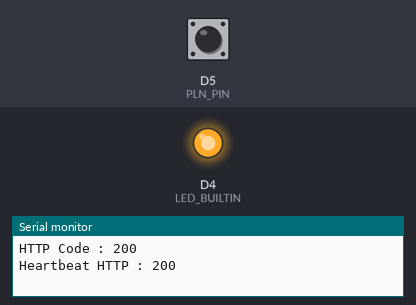
Recording of a sketch running on a simulated ESP8266 (Wemos D1 mini). Shown: output pins drawn as LEDs (lit = HIGH, except the on-board LED, lit = LOW), the last lines printed to the serial monitor. Dashed ring = blinking. Inputs (shaded band) come from the test bench; at power-on: D5 (PLN_PIN) HIGH. WiFi joins after 1.5 s; servers stay silent unless stated; uploads are accepted with an empty reply.

Above: at 2.0 s.
At 3.1 s:
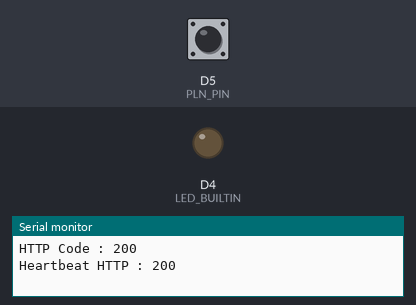
3.2 s: D5 (PLN_PIN) pulled LOW for 0.15 s
At 4.9 s:
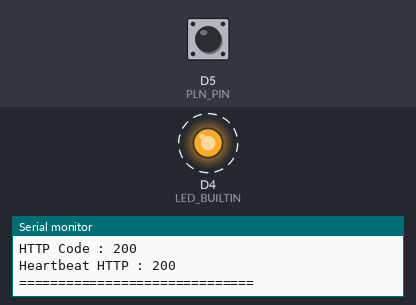
Timing chart, 0 to 12.2 s (numbered marks = the images above; inputs shaded):
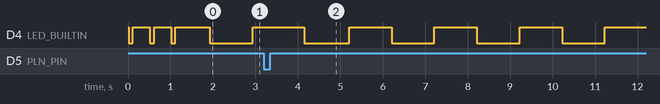

Measured:
- by itself, D4 (LED_BUILTIN): alternates HIGH for 1.0 s and LOW for 1.0 s

The sketch:

esp-ups-guardian.ino
```cpp
#include <ESP8266WiFi.h>
#include <ESP8266HTTPClient.h>

#define FW_VERSION  "0.2.0"
#define DEVICE_NAME "Frigate-01"
#define DEVICE_MODEL "ESP8266-D1Mini"

#define PLN_PIN D5

const char* WIFI_SSID = "xxxxxxxxx";
const char* WIFI_PASS = "xxxxxxx";

const char* SERVER_IP = "xx.xxx.xx.xx";
const int SERVER_PORT = 8080;

WiFiClient client;
HTTPClient http;

unsigned long lastBlink = 0;
unsigned long lastHeartbeat = 0;

bool ledState = false;
bool lastState = HIGH;

//
// CONNECT WIFI
//

void connectWifi() {

    if (WiFi.status() == WL_CONNECTED)
        return;

    Serial.println();
    Serial.println("================================");
    Serial.println("Connecting WiFi...");
    Serial.println("================================");

    WiFi.mode(WIFI_STA);
    WiFi.hostname("ESP-UPS-Guardian");
    WiFi.begin(WIFI_SSID, WIFI_PASS);

    unsigned long start = millis();

    while (WiFi.status() != WL_CONNECTED) {

        Serial.print(".");

        digitalWrite(LED_BUILTIN, LOW);
        delay(100);
        digitalWrite(LED_BUILTIN, HIGH);
        delay(400);

        if (millis() - start > 30000) {

            Serial.println();
            Serial.println("WiFi Timeout!");

            return;

        }

    }

    Serial.println();
    Serial.println("================================");
    Serial.println("WiFi Connected!");
    Serial.print("IP Address : ");
    Serial.println(WiFi.localIP());
    Serial.println("================================");

}

//
// SEND PLN STATE
//

void sendState(bool state) {

    if (WiFi.status() != WL_CONNECTED)
        return;

    String url =
        "http://" +
        String(SERVER_IP) +
        ":" +
        String(SERVER_PORT) +
        "/pln"
        "?state=" +
        String(state == LOW ? "ON" : "OFF") +
        "&device=" +
        String(DEVICE_NAME) +
        "&model=" +
        String(DEVICE_MODEL) +
        "&fw=" +
        String(FW_VERSION);

    Serial.println();
    Serial.print("Sending State : ");
    Serial.println(url);

    http.setTimeout(3000);

    http.begin(client, url);

    int code = http.GET();

    if (code > 0) {

        Serial.print("HTTP Code : ");
        Serial.println(code);

    } else {

        Serial.print("HTTP Error : ");
        Serial.println(http.errorToString(code));

    }

    http.end();

}

//
// HEARTBEAT
//

void sendHeartbeat(bool state) {

    if (WiFi.status() != WL_CONNECTED)
        return;

    String url =
        "http://" +
        String(SERVER_IP) +
        ":" +
        String(SERVER_PORT) +
        "/heartbeat"
        "?power=" +
        String(state == LOW ? "ON" : "OFF") +
        "&device=" +
        String(DEVICE_NAME) +
        "&model=" +
        String(DEVICE_MODEL) +
        "&fw=" +
        String(FW_VERSION) +

        "&rssi=" +
        String(WiFi.RSSI()) +

        "&ssid=" +
        String(WIFI_SSID) +

        "&heap=" +
        String(ESP.getFreeHeap()) +

        "&uptime=" +
        String(millis() / 1000);

    http.setTimeout(3000);

    http.begin(client, url);

    int code = http.GET();

    if (code > 0) {

        Serial.print("Heartbeat HTTP : ");
        Serial.println(code);

    } else {

        Serial.print("Heartbeat Error : ");
        Serial.println(http.errorToString(code));

    }

    http.end();

}

//
// SETUP
//

void setup() {

    Serial.begin(115200);

    pinMode(PLN_PIN, INPUT_PULLUP);
    pinMode(LED_BUILTIN, OUTPUT);

    digitalWrite(LED_BUILTIN, HIGH);

    Serial.println();
    Serial.println("================================");
    Serial.println(" ESP UPS Guardian");
    Serial.print(" Firmware : ");
    Serial.println(FW_VERSION);
    Serial.println("================================");

    connectWifi();

    lastState = digitalRead(PLN_PIN);

    Serial.print("Initial State : ");

    if (lastState == LOW)
        Serial.println("PLN ON");
    else
        Serial.println("PLN OFF");

    // Sync pertama
    sendState(lastState);
    sendHeartbeat(lastState);

}

//
// LOOP
//

void loop() {

    //
    // Auto reconnect
    //

    if (WiFi.status() != WL_CONNECTED) {

        connectWifi();

    }

    //
    // Heartbeat server
    //

    if (millis() - lastHeartbeat >= 5000) {

        lastHeartbeat = millis();

        sendHeartbeat(lastState);

    }

    //
    // LED heartbeat
    //

    if (millis() - lastBlink >= 1000) {

        lastBlink = millis();

        ledState = !ledState;

        digitalWrite(
            LED_BUILTIN,
            ledState ? LOW : HIGH
        );

    }

    //
    // Detect PLN
    //

    bool state = digitalRead(PLN_PIN);

    if (state != lastState) {

        lastState = state;

        Serial.println();
        Serial.println("==============================");

        if (state == LOW)
            Serial.println("PLN ON");
        else
            Serial.println("PLN OFF");

        sendState(state);

        // Sinkronkan heartbeat juga
        sendHeartbeat(state);

        Serial.println("==============================");

    }

    delay(50);

}
```
